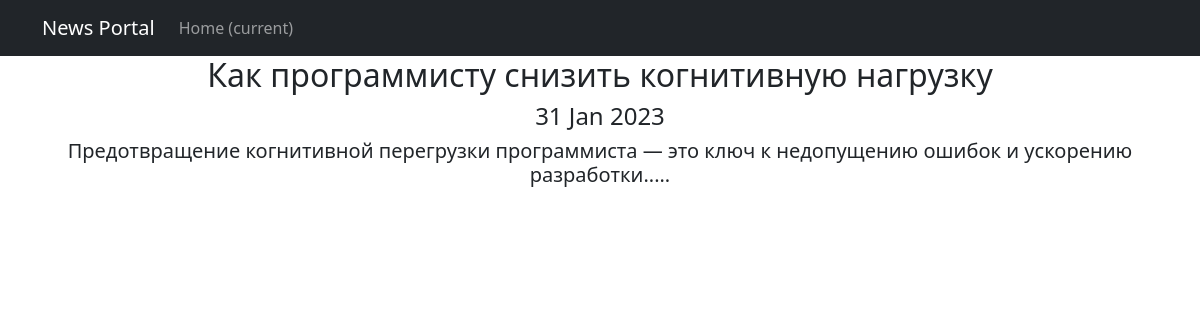
Screenshot of /news/1 with the database file from the repository.
### News_Portal_app/models.py (models this page shows, shortened)
class Post(models.Model):
    article = 'AR'
    news = 'NE'
    cat_ar_ne = [(article, 'статья'),
                 (news, 'новость')]
    author = models.ForeignKey(Author, on_delete = models.CASCADE)
    _type = models.CharField(max_length=2, choices=cat_ar_ne)
    time_in = models.DateTimeField(auto_now_add=True)
    categories = models.ManyToManyField(Category, through='PostCategory')
    heading = models.CharField(max_length=255)
    text = models.TextField()
    post_rating = models.IntegerField(default=0)
    def __str__(self):
        return f'{self.heading.title()}: {self.text[:20]}'

### News_Portal_app/views.py (the view)
# urls.py: path('<int:pk>', PostDetail.as_view(), name='post_detail'),
class PostDetail(DetailView):
    model = Post
    template_name = 'post.html'
    context_object_name = 'post'

### News_Portal_app/templatetags/custom_filters.py (called while the page is built)
@register.filter()
def censor(text):
    try:
        text = text.replace("Яндекс", "Я*****")
        text = text.replace("RuStore", "R******")
        return text
    except TypeError as e:
        print(f'Ошибка {e}. Тип данных должен быть str.')

### News_Portal/templates/post.html (shortened to what this page needs)
{% extends 'flatpages/default.html' %}
{% load custom_filters %}
{% block content %}
<h2>{{ post.heading|censor }}</h2>
<h4>{{ post.time_in|date:'d M Y' }}</h4>
<h5>{{ post.text|censor }}</h5>
{% endblock content %}

### rows the page displays
Post: heading|censor "Как программисту снизить когнитивную нагрузку", time_in "31 Jan 2023", text|censor "Предотвращение когнитивной перегрузки программиста — это ключ к недопущению ошибок и ускорению разработки....."
